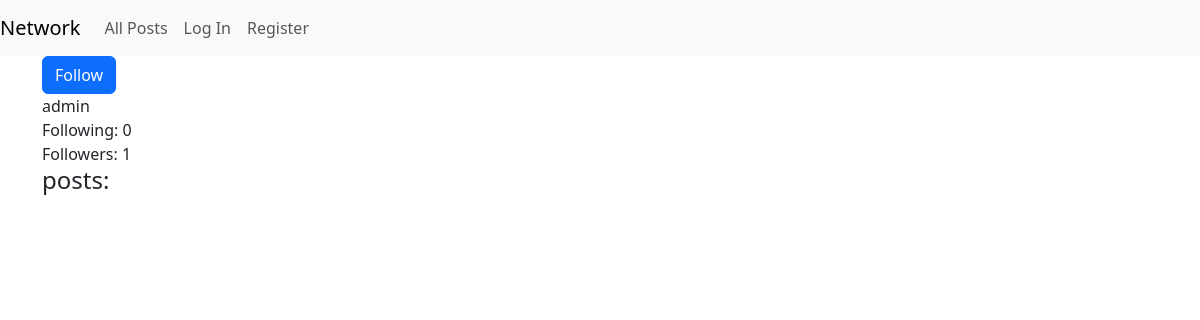
Page /profile/admin on the earlier database version.
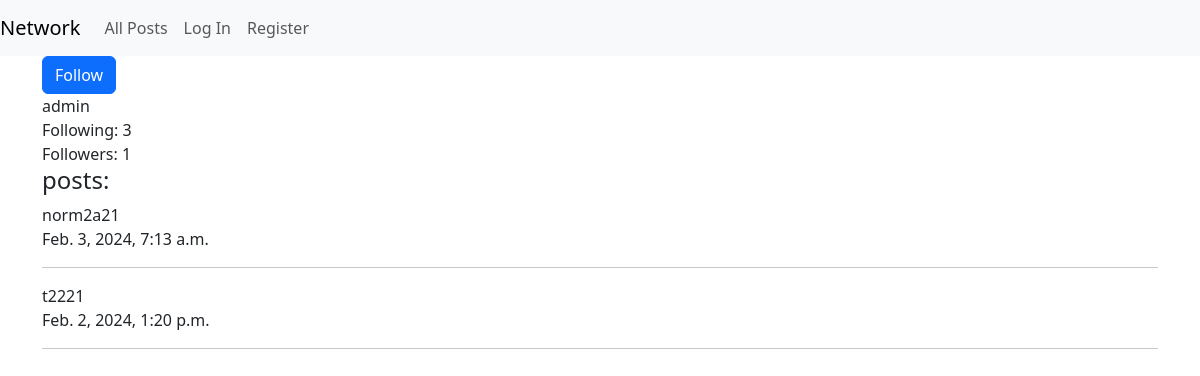
Same page on the later database version.
### network/models.py (models this page shows, shortened)
class User(AbstractUser):
    posts = models.ManyToManyField('Post',
        symmetrical=False,
        related_name='author',
        blank=True)
    follows = models.ManyToManyField('self',
        symmetrical=False,
        related_name='followed_by',
        blank=True)

class Post(models.Model):
    post_author = models.ForeignKey(User, on_delete=models.CASCADE)
    content = models.TextField()
    created_at = models.DateTimeField(auto_now_add=True)
    likes = models.ManyToManyField(User, related_name='liked_posts', blank=True)

### network/views.py (the view)
# urls.py: path("profile/<str:user_name>", views.profile_view, name="profile"),
def profile_view(request, user_name):
    profile = User.objects.get(username=user_name)
    posts = Post.objects.filter(post_author=profile.id).order_by('-created_at')
    return render(request, "network/profile.html", {
        "profile": profile,
        "posts": posts,
    })

### network/templates/network/profile.html (shortened to what this page needs)
{% extends "network/layout.html" %}
{% load static %}
{% block body %}
{%if not user == profile %}
    {% if profile in user.follows.all %}
        <button id="follow-btn" type="button" class="btn btn-primary" data-username={{profile}}>Unfollow</button>
    {% else %}
        <button id="follow-btn" class="btn btn-primary" data-username={{profile}}>Follow</button>
    {% endif %}
{% endif%}
<div id="user_name">{{profile}}</div>
<div>Following: {{ profile.follows.all.count }}</div>
<div>Followers: {{ profile.followed_by.all.count }}</div>
<h4>posts:</h4>
{% for post in posts %}
    <div id="post-content-{{ post.id }}">{{post.content}}</div>
    <div>{{post.created_at}}</div>
    <hr>
{% endfor %}
{% endblock %}

### network/templates/network/layout.html (shortened to what this page needs)
{% load static %}
<!DOCTYPE html>
<html lang="en">
    <head>
        <link
            href="https://cdn.jsdelivr.net/npm/bootstrap@5.3.2/dist/css/bootstrap.min.css"
            rel="stylesheet"
 />
    </head>
    <body>
        <nav class="navbar navbar-expand-lg navbar-light bg-light">
            <a class="navbar-brand" href="#">Network</a>
            <div>
              <ul class="navbar-nav mr-auto">
                <li class="nav-item">
                  <a class="nav-link" href="{% url 'index' %}">All Posts</a>
                </li>
                {% if user.is_authenticated %}
                    <li class="nav-item">
                        <a class="nav-link" href="{% url 'following' %}">Following</a>
                    </li>
                    <li class="nav-item">
                        <a class="nav-link" href="{% url 'logout' %}">Log Out</a>
                    </li>
                {% else %}
                    <li class="nav-item">
                        <a class="nav-link" href="{% url 'login' %}">Log In</a>
                    </li>
                    <li class="nav-item">
                        <a class="nav-link" href="{% url 'register' %}">Register</a>
                    </li>
                {% endif %}
              </ul>
            </div>
          </nav>
        <div class="container body">
            {% block body %}
            {% endblock %}
        </div>
        <link href="{% static 'network/styles.css' %}" rel="stylesheet">
    </body>
</html>

Differences in the rows shown:
changed User "admin": follows.all.count "0" → "3"
added Post: content "norm2a21", created_at "Feb. 3, 2024, 7:13 a.m."
added Post: content "t2221", created_at "Feb. 2, 2024, 1:20 p.m."
